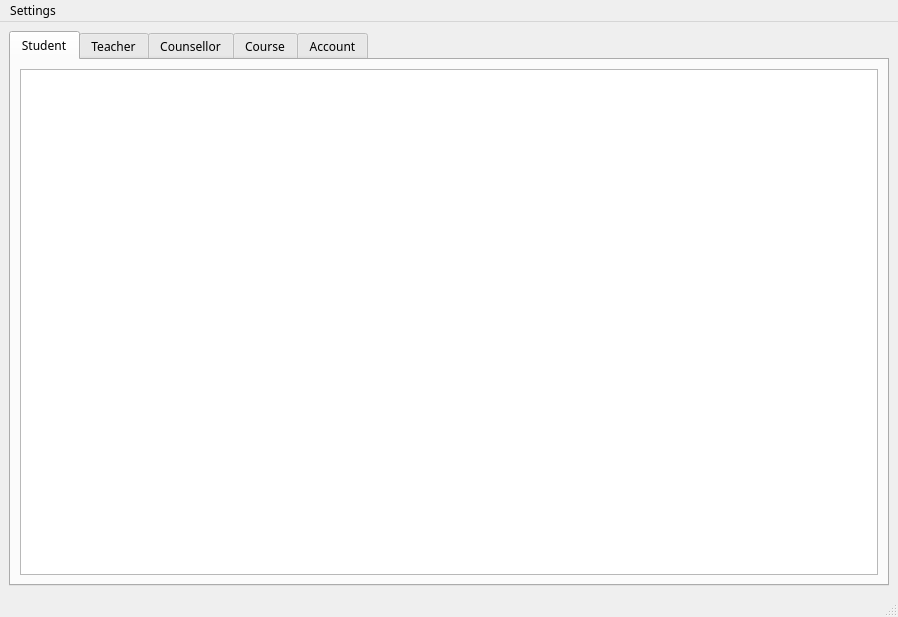
<?xml version="1.0" encoding="UTF-8"?>
<ui version="4.0">
 <class>MainWindow</class>
 <widget class="QMainWindow" name="MainWindow">
  <property name="geometry">
   <rect>
    <x>0</x>
    <y>0</y>
    <width>898</width>
    <height>617</height>
   </rect>
  </property>
  <property name="font">
   <font>
    <family>AcadEref</family>
   </font>
  </property>
  <property name="windowTitle">
   <string>MainWindow</string>
  </property>
  <widget class="QWidget" name="centralwidget">
   <layout class="QGridLayout" name="gridLayout">
    <item row="0" column="0">
     <widget class="QTabWidget" name="tabWidget">
      <property name="currentIndex">
       <number>0</number>
      </property>
      <widget class="QWidget" name="tab">
       <attribute name="title">
        <string>Student</string>
       </attribute>
       <layout class="QGridLayout" name="gridLayout_2">
        <item row="0" column="0">
         <widget class="QTableView" name="tableStudent"/>
        </item>
       </layout>
      </widget>
      <widget class="QWidget" name="tab_2">
       <attribute name="title">
        <string>Teacher</string>
       </attribute>
       <layout class="QGridLayout" name="gridLayout_3">
        <item row="0" column="0">
         <widget class="QTableView" name="tableTeacher"/>
        </item>
       </layout>
      </widget>
      <widget class="QWidget" name="tab_3">
       <attribute name="title">
        <string>Counsellor</string>
       </attribute>
       <layout class="QGridLayout" name="gridLayout_4">
        <item row="0" column="0">
         <widget class="QTableView" name="tableCounsellor"/>
        </item>
       </layout>
      </widget>
      <widget class="QWidget" name="tab_4">
       <attribute name="title">
        <string>Course</string>
       </attribute>
       <layout class="QGridLayout" name="gridLayout_5">
        <item row="0" column="0">
         <widget class="QTableView" name="tableCourse"/>
        </item>
       </layout>
      </widget>
      <widget class="QWidget" name="tab_5">
       <attribute name="title">
        <string>Account</string>
       </attribute>
       <layout class="QGridLayout" name="gridLayout_6">
        <item row="0" column="0">
         <widget class="QTableView" name="tableAccount"/>
        </item>
       </layout>
      </widget>
     </widget>
    </item>
   </layout>
  </widget>
  <widget class="QMenuBar" name="menuBar">
   <property name="geometry">
    <rect>
     <x>0</x>
     <y>0</y>
     <width>898</width>
     <height>26</height>
    </rect>
   </property>
   <widget class="QMenu" name="menuSetting">
    <property name="title">
     <string>Settings</string>
    </property>
    <widget class="QMenu" name="menuAdd">
     <property name="title">
      <string>Add</string>
     </property>
     <addaction name="actionStudent"/>
     <addaction name="actionTeacher"/>
     <addaction name="actionCounsellor"/>
     <addaction name="actionCourse"/>
     <addaction name="actionAccount"/>
    </widget>
    <addaction name="separator"/>
    <addaction name="separator"/>
    <addaction name="menuAdd"/>
    <addaction name="actionSave"/>
    <addaction name="separator"/>
    <addaction name="actionQuit"/>
   </widget>
   <addaction name="menuSetting"/>
  </widget>
  <widget class="QStatusBar" name="statusbar"/>
  <action name="actionDelete">
   <property name="text">
    <string>Delete</string>
   </property>
  </action>
  <action name="actionQuit">
   <property name="text">
    <string>Quit</string>
   </property>
  </action>
  <action name="actionStudent">
   <property name="text">
    <string>Student</string>
   </property>
  </action>
  <action name="actionTeacher">
   <property name="text">
    <string>Teacher</string>
   </property>
  </action>
  <action name="actionCounsellor">
   <property name="text">
    <string>Counsellor</string>
   </property>
  </action>
  <action name="actionCourse">
   <property name="text">
    <string>Course</string>
   </property>
  </action>
  <action name="actionStudent_2">
   <property name="text">
    <string>Student</string>
   </property>
  </action>
  <action name="actionTeacher_2">
   <property name="text">
    <string>Teacher</string>
   </property>
  </action>
  <action name="actionCounsellor_2">
   <property name="text">
    <string>Counsellor</string>
   </property>
  </action>
  <action name="actionCourse_2">
   <property name="text">
    <string>Course</string>
   </property>
  </action>
  <action name="actionSave">
   <property name="text">
    <string>Save</string>
   </property>
  </action>
  <action name="actionAccount">
   <property name="text">
    <string>Account</string>
   </property>
  </action>
  <action name="deleteStudent">
   <property name="text">
    <string>Student</string>
   </property>
  </action>
  <action name="deleteTeacher">
   <property name="text">
    <string>Teacher</string>
   </property>
  </action>
  <action name="deleteCounsellor">
   <property name="text">
    <string>Counsellor</string>
   </property>
  </action>
  <action name="deleteCourse">
   <property name="text">
    <string>Course</string>
   </property>
  </action>
  <action name="deleteAccount">
   <property name="text">
    <string>Account</string>
   </property>
  </action>
 </widget>
 <resources/>
 <connections/>
</ui>
